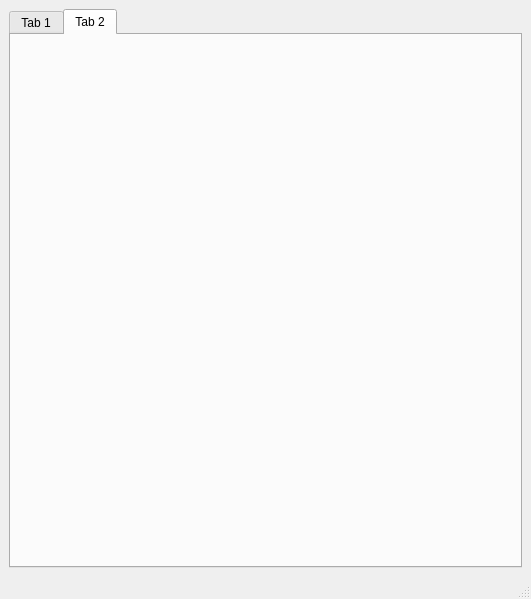
<?xml version="1.0" encoding="UTF-8"?>
<ui version="4.0">
 <class>MainWindow</class>
 <widget class="QMainWindow" name="MainWindow">
  <property name="geometry">
   <rect>
    <x>0</x>
    <y>0</y>
    <width>531</width>
    <height>599</height>
   </rect>
  </property>
  <property name="windowTitle">
   <string>MainWindow</string>
  </property>
  <widget class="QWidget" name="centralwidget">
   <layout class="QVBoxLayout" name="verticalLayout">
    <item>
     <widget class="QTabWidget" name="tabWidget">
      <property name="currentIndex">
       <number>1</number>
      </property>
      <widget class="QWidget" name="tab">
       <attribute name="title">
        <string>Tab 1</string>
       </attribute>
      </widget>
      <widget class="QWidget" name="tab_2">
       <attribute name="title">
        <string>Tab 2</string>
       </attribute>
      </widget>
     </widget>
    </item>
   </layout>
  </widget>
  <widget class="QMenuBar" name="menubar">
   <property name="geometry">
    <rect>
     <x>0</x>
     <y>0</y>
     <width>531</width>
     <height>21</height>
    </rect>
   </property>
  </widget>
  <widget class="QStatusBar" name="statusbar"/>
 </widget>
 <resources/>
 <connections/>
</ui>
